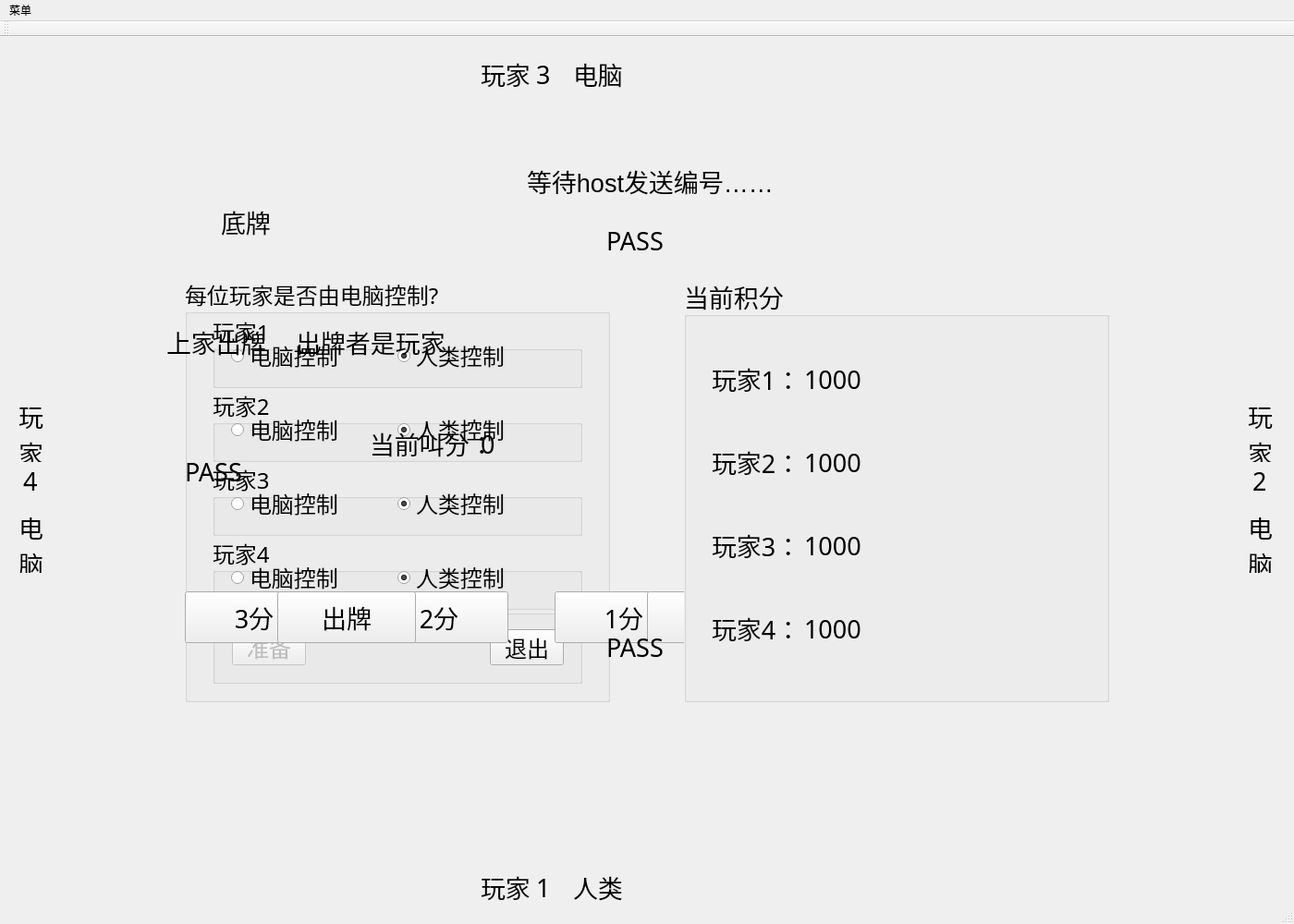
<?xml version="1.0" encoding="UTF-8"?>
<ui version="4.0">
 <class>MainWindow</class>
 <widget class="QMainWindow" name="MainWindow">
  <property name="geometry">
   <rect>
    <x>0</x>
    <y>0</y>
    <width>1400</width>
    <height>1000</height>
   </rect>
  </property>
  <property name="windowTitle">
   <string>四人斗地主</string>
  </property>
  <widget class="QWidget" name="centralWidget">
   <widget class="QGroupBox" name="groupBox_AIcontrol">
    <property name="enabled">
     <bool>true</bool>
    </property>
    <property name="geometry">
     <rect>
      <x>200</x>
      <y>260</y>
      <width>460</width>
      <height>460</height>
     </rect>
    </property>
    <property name="font">
     <font>
      <family>腾祥沁圆简-W4</family>
      <pointsize>18</pointsize>
     </font>
    </property>
    <property name="autoFillBackground">
     <bool>true</bool>
    </property>
    <property name="title">
     <string>每位玩家是否由电脑控制?</string>
    </property>
    <property name="checkable">
     <bool>false</bool>
    </property>
    <widget class="QGroupBox" name="Player1_AIcontrol">
     <property name="geometry">
      <rect>
       <x>30</x>
       <y>40</y>
       <width>400</width>
       <height>80</height>
      </rect>
     </property>
     <property name="title">
      <string>玩家1</string>
     </property>
     <widget class="QRadioButton" name="Player1_AI">
      <property name="geometry">
       <rect>
        <x>20</x>
        <y>30</y>
        <width>150</width>
        <height>30</height>
       </rect>
      </property>
      <property name="text">
       <string>电脑控制</string>
      </property>
      <property name="checked">
       <bool>false</bool>
      </property>
     </widget>
     <widget class="QRadioButton" name="Player1_human">
      <property name="geometry">
       <rect>
        <x>200</x>
        <y>30</y>
        <width>150</width>
        <height>30</height>
       </rect>
      </property>
      <property name="text">
       <string>人类控制</string>
      </property>
      <property name="checked">
       <bool>true</bool>
      </property>
     </widget>
    </widget>
    <widget class="QGroupBox" name="Player2_AIcontrol">
     <property name="geometry">
      <rect>
       <x>30</x>
       <y>120</y>
       <width>400</width>
       <height>80</height>
      </rect>
     </property>
     <property name="title">
      <string>玩家2</string>
     </property>
     <widget class="QRadioButton" name="Player2_AI">
      <property name="geometry">
       <rect>
        <x>20</x>
        <y>30</y>
        <width>150</width>
        <height>30</height>
       </rect>
      </property>
      <property name="text">
       <string>电脑控制</string>
      </property>
      <property name="checked">
       <bool>false</bool>
      </property>
     </widget>
     <widget class="QRadioButton" name="Player2_human">
      <property name="geometry">
       <rect>
        <x>200</x>
        <y>30</y>
        <width>150</width>
        <height>30</height>
       </rect>
      </property>
      <property name="text">
       <string>人类控制</string>
      </property>
      <property name="checked">
       <bool>true</bool>
      </property>
     </widget>
    </widget>
    <widget class="QGroupBox" name="Player3_AIcontrol">
     <property name="geometry">
      <rect>
       <x>30</x>
       <y>200</y>
       <width>400</width>
       <height>80</height>
      </rect>
     </property>
     <property name="title">
      <string>玩家3</string>
     </property>
     <widget class="QRadioButton" name="Player3_AI">
      <property name="geometry">
       <rect>
        <x>20</x>
        <y>30</y>
        <width>150</width>
        <height>30</height>
       </rect>
      </property>
      <property name="text">
       <string>电脑控制</string>
      </property>
      <property name="checked">
       <bool>false</bool>
      </property>
     </widget>
     <widget class="QRadioButton" name="Player3_human">
      <property name="geometry">
       <rect>
        <x>200</x>
        <y>30</y>
        <width>150</width>
        <height>30</height>
       </rect>
      </property>
      <property name="text">
       <string>人类控制</string>
      </property>
      <property name="checked">
       <bool>true</bool>
      </property>
     </widget>
    </widget>
    <widget class="QGroupBox" name="Player4_AIcontrol">
     <property name="geometry">
      <rect>
       <x>30</x>
       <y>280</y>
       <width>400</width>
       <height>80</height>
      </rect>
     </property>
     <property name="title">
      <string>玩家4</string>
     </property>
     <widget class="QRadioButton" name="Player4_AI">
      <property name="geometry">
       <rect>
        <x>20</x>
        <y>30</y>
        <width>150</width>
        <height>30</height>
       </rect>
      </property>
      <property name="text">
       <string>电脑控制</string>
      </property>
      <property name="checked">
       <bool>false</bool>
      </property>
     </widget>
     <widget class="QRadioButton" name="Player4_human">
      <property name="geometry">
       <rect>
        <x>200</x>
        <y>30</y>
        <width>150</width>
        <height>30</height>
       </rect>
      </property>
      <property name="text">
       <string>人类控制</string>
      </property>
      <property name="checked">
       <bool>true</bool>
      </property>
     </widget>
    </widget>
    <widget class="QGroupBox" name="groupBox">
     <property name="geometry">
      <rect>
       <x>30</x>
       <y>360</y>
       <width>400</width>
       <height>80</height>
      </rect>
     </property>
     <property name="title">
      <string/>
     </property>
     <widget class="QWidget" name="horizontalLayoutWidget">
      <property name="geometry">
       <rect>
        <x>10</x>
        <y>10</y>
        <width>381</width>
        <height>61</height>
       </rect>
      </property>
      <layout class="QHBoxLayout" name="horizontalLayout">
       <item>
        <widget class="QPushButton" name="ButtonConfirm">
         <property name="enabled">
          <bool>false</bool>
         </property>
         <property name="text">
          <string>准备</string>
         </property>
        </widget>
       </item>
       <item>
        <spacer name="horizontalSpacer_2">
         <property name="orientation">
          <enum>Qt::Horizontal</enum>
         </property>
         <property name="sizeHint" stdset="0">
          <size>
           <width>20</width>
           <height>20</height>
          </size>
         </property>
        </spacer>
       </item>
       <item>
        <widget class="QPushButton" name="ButtonClose">
         <property name="text">
          <string>退出</string>
         </property>
        </widget>
       </item>
      </layout>
     </widget>
    </widget>
   </widget>
   <widget class="QLabel" name="BackgroundLabel">
    <property name="geometry">
     <rect>
      <x>0</x>
      <y>0</y>
      <width>1500</width>
      <height>1200</height>
     </rect>
    </property>
    <property name="autoFillBackground">
     <bool>false</bool>
    </property>
    <property name="lineWidth">
     <number>0</number>
    </property>
    <property name="text">
     <string/>
    </property>
    <property name="pixmap">
     <pixmap resource="Resources.qrc">:/images/images/Background.png</pixmap>
    </property>
   </widget>
   <widget class="QPushButton" name="Chief3Score">
    <property name="enabled">
     <bool>true</bool>
    </property>
    <property name="geometry">
     <rect>
      <x>200</x>
      <y>600</y>
      <width>150</width>
      <height>56</height>
     </rect>
    </property>
    <property name="font">
     <font>
      <family>腾祥沁圆简-W4</family>
      <pointsize>20</pointsize>
     </font>
    </property>
    <property name="autoFillBackground">
     <bool>false</bool>
    </property>
    <property name="text">
     <string>3分</string>
    </property>
    <property name="checkable">
     <bool>false</bool>
    </property>
    <property name="flat">
     <bool>false</bool>
    </property>
   </widget>
   <widget class="QPushButton" name="Chief2Score">
    <property name="geometry">
     <rect>
      <x>400</x>
      <y>600</y>
      <width>150</width>
      <height>56</height>
     </rect>
    </property>
    <property name="font">
     <font>
      <family>腾祥沁圆简-W4</family>
      <pointsize>20</pointsize>
     </font>
    </property>
    <property name="autoFillBackground">
     <bool>false</bool>
    </property>
    <property name="text">
     <string>2分</string>
    </property>
    <property name="flat">
     <bool>false</bool>
    </property>
   </widget>
   <widget class="QPushButton" name="Chief1Score">
    <property name="enabled">
     <bool>true</bool>
    </property>
    <property name="geometry">
     <rect>
      <x>600</x>
      <y>600</y>
      <width>150</width>
      <height>56</height>
     </rect>
    </property>
    <property name="font">
     <font>
      <family>腾祥沁圆简-W4</family>
      <pointsize>20</pointsize>
     </font>
    </property>
    <property name="autoFillBackground">
     <bool>false</bool>
    </property>
    <property name="text">
     <string>1分</string>
    </property>
    <property name="checkable">
     <bool>false</bool>
    </property>
    <property name="flat">
     <bool>false</bool>
    </property>
   </widget>
   <widget class="QPushButton" name="Chief0Score">
    <property name="geometry">
     <rect>
      <x>800</x>
      <y>600</y>
      <width>150</width>
      <height>56</height>
     </rect>
    </property>
    <property name="font">
     <font>
      <family>腾祥沁圆简-W4</family>
      <pointsize>20</pointsize>
     </font>
    </property>
    <property name="autoFillBackground">
     <bool>false</bool>
    </property>
    <property name="text">
     <string>不叫</string>
    </property>
    <property name="flat">
     <bool>false</bool>
    </property>
   </widget>
   <widget class="QPushButton" name="DoNotPlay">
    <property name="geometry">
     <rect>
      <x>700</x>
      <y>600</y>
      <width>150</width>
      <height>56</height>
     </rect>
    </property>
    <property name="font">
     <font>
      <family>腾祥沁圆简-W4</family>
      <pointsize>20</pointsize>
     </font>
    </property>
    <property name="text">
     <string>不出</string>
    </property>
   </widget>
   <widget class="QLabel" name="label">
    <property name="geometry">
     <rect>
      <x>239</x>
      <y>159</y>
      <width>71</width>
      <height>81</height>
     </rect>
    </property>
    <property name="font">
     <font>
      <family>腾祥沁圆简-W4</family>
      <pointsize>20</pointsize>
     </font>
    </property>
    <property name="text">
     <string>底牌</string>
    </property>
   </widget>
   <widget class="QLabel" name="label2">
    <property name="geometry">
     <rect>
      <x>180</x>
      <y>290</y>
      <width>120</width>
      <height>80</height>
     </rect>
    </property>
    <property name="font">
     <font>
      <family>腾祥沁圆简-W4</family>
      <pointsize>20</pointsize>
     </font>
    </property>
    <property name="text">
     <string>上家出牌</string>
    </property>
   </widget>
   <widget class="QLabel" name="label3">
    <property name="geometry">
     <rect>
      <x>320</x>
      <y>290</y>
      <width>180</width>
      <height>80</height>
     </rect>
    </property>
    <property name="font">
     <font>
      <family>腾祥沁圆简-W4</family>
      <pointsize>20</pointsize>
     </font>
    </property>
    <property name="text">
     <string>出牌者是玩家</string>
    </property>
   </widget>
   <widget class="QLabel" name="label4">
    <property name="geometry">
     <rect>
      <x>500</x>
      <y>290</y>
      <width>20</width>
      <height>80</height>
     </rect>
    </property>
    <property name="font">
     <font>
      <family>腾祥沁圆简-W4</family>
      <pointsize>20</pointsize>
     </font>
    </property>
    <property name="text">
     <string/>
    </property>
   </widget>
   <widget class="QPushButton" name="Play">
    <property name="geometry">
     <rect>
      <x>300</x>
      <y>600</y>
      <width>150</width>
      <height>56</height>
     </rect>
    </property>
    <property name="font">
     <font>
      <family>腾祥沁圆简-W4</family>
      <pointsize>20</pointsize>
     </font>
    </property>
    <property name="text">
     <string>出牌</string>
    </property>
   </widget>
   <widget class="QLabel" name="label4_2">
    <property name="geometry">
     <rect>
      <x>400</x>
      <y>400</y>
      <width>180</width>
      <height>80</height>
     </rect>
    </property>
    <property name="font">
     <font>
      <family>腾祥沁圆简-W4</family>
      <pointsize>20</pointsize>
     </font>
    </property>
    <property name="text">
     <string>当前叫分：</string>
    </property>
   </widget>
   <widget class="QLabel" name="label4_3">
    <property name="geometry">
     <rect>
      <x>520</x>
      <y>400</y>
      <width>20</width>
      <height>80</height>
     </rect>
    </property>
    <property name="font">
     <font>
      <family>腾祥沁圆简-W4</family>
      <pointsize>20</pointsize>
     </font>
    </property>
    <property name="text">
     <string>0</string>
    </property>
   </widget>
   <widget class="QLabel" name="Playerseat0">
    <property name="geometry">
     <rect>
      <x>520</x>
      <y>900</y>
      <width>60</width>
      <height>40</height>
     </rect>
    </property>
    <property name="font">
     <font>
      <family>腾祥沁圆简-W4</family>
      <pointsize>20</pointsize>
     </font>
    </property>
    <property name="text">
     <string>玩家</string>
    </property>
   </widget>
   <widget class="QLabel" name="Playerseat0_NUM">
    <property name="geometry">
     <rect>
      <x>580</x>
      <y>900</y>
      <width>20</width>
      <height>40</height>
     </rect>
    </property>
    <property name="font">
     <font>
      <family>腾祥沁圆简-W4</family>
      <pointsize>20</pointsize>
     </font>
    </property>
    <property name="text">
     <string>1</string>
    </property>
   </widget>
   <widget class="QLabel" name="Playerseat0Control">
    <property name="geometry">
     <rect>
      <x>620</x>
      <y>900</y>
      <width>80</width>
      <height>40</height>
     </rect>
    </property>
    <property name="font">
     <font>
      <family>腾祥沁圆简-W4</family>
      <pointsize>20</pointsize>
     </font>
    </property>
    <property name="text">
     <string>人类</string>
    </property>
   </widget>
   <widget class="QLabel" name="Playerseat2_NUM">
    <property name="geometry">
     <rect>
      <x>580</x>
      <y>20</y>
      <width>20</width>
      <height>40</height>
     </rect>
    </property>
    <property name="font">
     <font>
      <family>腾祥沁圆简-W4</family>
      <pointsize>20</pointsize>
     </font>
    </property>
    <property name="text">
     <string>3</string>
    </property>
   </widget>
   <widget class="QLabel" name="Playerseat2">
    <property name="geometry">
     <rect>
      <x>520</x>
      <y>20</y>
      <width>60</width>
      <height>40</height>
     </rect>
    </property>
    <property name="font">
     <font>
      <family>腾祥沁圆简-W4</family>
      <pointsize>20</pointsize>
     </font>
    </property>
    <property name="text">
     <string>玩家</string>
    </property>
   </widget>
   <widget class="QLabel" name="Playerseat2Control">
    <property name="geometry">
     <rect>
      <x>620</x>
      <y>20</y>
      <width>80</width>
      <height>40</height>
     </rect>
    </property>
    <property name="font">
     <font>
      <family>腾祥沁圆简-W4</family>
      <pointsize>20</pointsize>
     </font>
    </property>
    <property name="text">
     <string>电脑</string>
    </property>
   </widget>
   <widget class="QLabel" name="Playerseat1">
    <property name="geometry">
     <rect>
      <x>1350</x>
      <y>400</y>
      <width>30</width>
      <height>60</height>
     </rect>
    </property>
    <property name="font">
     <font>
      <family>腾祥沁圆简-W4</family>
      <pointsize>20</pointsize>
     </font>
    </property>
    <property name="text">
     <string>玩
家</string>
    </property>
   </widget>
   <widget class="QLabel" name="Playerseat1_NUM">
    <property name="geometry">
     <rect>
      <x>1355</x>
      <y>460</y>
      <width>20</width>
      <height>40</height>
     </rect>
    </property>
    <property name="font">
     <font>
      <family>腾祥沁圆简-W4</family>
      <pointsize>20</pointsize>
     </font>
    </property>
    <property name="text">
     <string>2</string>
    </property>
   </widget>
   <widget class="QLabel" name="Playerseat1Control">
    <property name="geometry">
     <rect>
      <x>1350</x>
      <y>520</y>
      <width>30</width>
      <height>60</height>
     </rect>
    </property>
    <property name="font">
     <font>
      <family>腾祥沁圆简-W4</family>
      <pointsize>20</pointsize>
     </font>
    </property>
    <property name="text">
     <string>电
脑</string>
    </property>
   </widget>
   <widget class="QLabel" name="Playerseat3Control">
    <property name="geometry">
     <rect>
      <x>20</x>
      <y>520</y>
      <width>30</width>
      <height>60</height>
     </rect>
    </property>
    <property name="font">
     <font>
      <family>腾祥沁圆简-W4</family>
      <pointsize>20</pointsize>
     </font>
    </property>
    <property name="text">
     <string>电
脑</string>
    </property>
   </widget>
   <widget class="QLabel" name="Playerseat3_NUM">
    <property name="geometry">
     <rect>
      <x>25</x>
      <y>460</y>
      <width>20</width>
      <height>40</height>
     </rect>
    </property>
    <property name="font">
     <font>
      <family>腾祥沁圆简-W4</family>
      <pointsize>20</pointsize>
     </font>
    </property>
    <property name="text">
     <string>4</string>
    </property>
   </widget>
   <widget class="QLabel" name="Playerseat3">
    <property name="geometry">
     <rect>
      <x>20</x>
      <y>400</y>
      <width>30</width>
      <height>60</height>
     </rect>
    </property>
    <property name="font">
     <font>
      <family>腾祥沁圆简-W4</family>
      <pointsize>20</pointsize>
     </font>
    </property>
    <property name="text">
     <string>玩
家</string>
    </property>
   </widget>
   <widget class="QLabel" name="Head0">
    <property name="geometry">
     <rect>
      <x>710</x>
      <y>870</y>
      <width>76</width>
      <height>72</height>
     </rect>
    </property>
    <property name="text">
     <string/>
    </property>
    <property name="pixmap">
     <pixmap resource="Resources.qrc">:/images/images/Farmer.png</pixmap>
    </property>
   </widget>
   <widget class="QLabel" name="Head1">
    <property name="geometry">
     <rect>
      <x>1320</x>
      <y>610</y>
      <width>76</width>
      <height>72</height>
     </rect>
    </property>
    <property name="text">
     <string/>
    </property>
    <property name="pixmap">
     <pixmap resource="Resources.qrc">:/images/images/Farmer.png</pixmap>
    </property>
   </widget>
   <widget class="QLabel" name="Head3">
    <property name="geometry">
     <rect>
      <x>0</x>
      <y>600</y>
      <width>76</width>
      <height>72</height>
     </rect>
    </property>
    <property name="text">
     <string/>
    </property>
    <property name="pixmap">
     <pixmap resource="Resources.qrc">:/images/images/Farmer.png</pixmap>
    </property>
   </widget>
   <widget class="QLabel" name="Head2">
    <property name="geometry">
     <rect>
      <x>710</x>
      <y>10</y>
      <width>76</width>
      <height>72</height>
     </rect>
    </property>
    <property name="text">
     <string/>
    </property>
    <property name="pixmap">
     <pixmap resource="Resources.qrc">:/images/images/Farmer.png</pixmap>
    </property>
   </widget>
   <widget class="QLabel" name="PASS0">
    <property name="geometry">
     <rect>
      <x>656</x>
      <y>640</y>
      <width>88</width>
      <height>40</height>
     </rect>
    </property>
    <property name="font">
     <font>
      <family>腾祥沁圆简-W4</family>
      <pointsize>20</pointsize>
     </font>
    </property>
    <property name="text">
     <string>PASS</string>
    </property>
   </widget>
   <widget class="QLabel" name="PASS2">
    <property name="geometry">
     <rect>
      <x>656</x>
      <y>200</y>
      <width>88</width>
      <height>40</height>
     </rect>
    </property>
    <property name="font">
     <font>
      <family>腾祥沁圆简-W4</family>
      <pointsize>20</pointsize>
     </font>
    </property>
    <property name="text">
     <string>PASS</string>
    </property>
   </widget>
   <widget class="QLabel" name="PASS3">
    <property name="geometry">
     <rect>
      <x>200</x>
      <y>450</y>
      <width>88</width>
      <height>40</height>
     </rect>
    </property>
    <property name="font">
     <font>
      <family>腾祥沁圆简-W4</family>
      <pointsize>20</pointsize>
     </font>
    </property>
    <property name="text">
     <string>PASS</string>
    </property>
   </widget>
   <widget class="QLabel" name="PASS1">
    <property name="geometry">
     <rect>
      <x>1130</x>
      <y>450</y>
      <width>88</width>
      <height>40</height>
     </rect>
    </property>
    <property name="font">
     <font>
      <family>腾祥沁圆简-W4</family>
      <pointsize>20</pointsize>
     </font>
    </property>
    <property name="text">
     <string>PASS</string>
    </property>
   </widget>
   <widget class="QGroupBox" name="groupBox_2">
    <property name="geometry">
     <rect>
      <x>740</x>
      <y>260</y>
      <width>460</width>
      <height>460</height>
     </rect>
    </property>
    <property name="font">
     <font>
      <family>腾祥沁圆简-W4</family>
      <pointsize>20</pointsize>
     </font>
    </property>
    <property name="autoFillBackground">
     <bool>true</bool>
    </property>
    <property name="title">
     <string>当前积分</string>
    </property>
    <property name="flat">
     <bool>false</bool>
    </property>
    <widget class="QLabel" name="Player1Label2">
     <property name="geometry">
      <rect>
       <x>30</x>
       <y>90</y>
       <width>100</width>
       <height>40</height>
      </rect>
     </property>
     <property name="text">
      <string>玩家1：</string>
     </property>
    </widget>
    <widget class="QLabel" name="Player1LabelScore">
     <property name="geometry">
      <rect>
       <x>130</x>
       <y>90</y>
       <width>300</width>
       <height>40</height>
      </rect>
     </property>
     <property name="text">
      <string>1000</string>
     </property>
    </widget>
    <widget class="QLabel" name="Player2Label2">
     <property name="geometry">
      <rect>
       <x>30</x>
       <y>180</y>
       <width>100</width>
       <height>40</height>
      </rect>
     </property>
     <property name="text">
      <string>玩家2：</string>
     </property>
    </widget>
    <widget class="QLabel" name="Player2LabelScore">
     <property name="geometry">
      <rect>
       <x>130</x>
       <y>180</y>
       <width>300</width>
       <height>40</height>
      </rect>
     </property>
     <property name="text">
      <string>1000</string>
     </property>
    </widget>
    <widget class="QLabel" name="Player3Label2">
     <property name="geometry">
      <rect>
       <x>30</x>
       <y>270</y>
       <width>100</width>
       <height>40</height>
      </rect>
     </property>
     <property name="text">
      <string>玩家3：</string>
     </property>
    </widget>
    <widget class="QLabel" name="Player3LabelScore">
     <property name="geometry">
      <rect>
       <x>130</x>
       <y>270</y>
       <width>300</width>
       <height>40</height>
      </rect>
     </property>
     <property name="text">
      <string>1000</string>
     </property>
    </widget>
    <widget class="QLabel" name="Player4Label2">
     <property name="geometry">
      <rect>
       <x>30</x>
       <y>360</y>
       <width>100</width>
       <height>40</height>
      </rect>
     </property>
     <property name="text">
      <string>玩家4：</string>
     </property>
    </widget>
    <widget class="QLabel" name="Player4LabelScore">
     <property name="geometry">
      <rect>
       <x>130</x>
       <y>360</y>
       <width>300</width>
       <height>40</height>
      </rect>
     </property>
     <property name="text">
      <string>1000</string>
     </property>
    </widget>
   </widget>
   <widget class="QLabel" name="StatusNum">
    <property name="geometry">
     <rect>
      <x>570</x>
      <y>130</y>
      <width>281</width>
      <height>51</height>
     </rect>
    </property>
    <property name="font">
     <font>
      <pointsize>20</pointsize>
     </font>
    </property>
    <property name="text">
     <string>等待host发送编号……</string>
    </property>
   </widget>
   <zorder>BackgroundLabel</zorder>
   <zorder>groupBox_AIcontrol</zorder>
   <zorder>Chief3Score</zorder>
   <zorder>Chief2Score</zorder>
   <zorder>Chief1Score</zorder>
   <zorder>Chief0Score</zorder>
   <zorder>DoNotPlay</zorder>
   <zorder>label</zorder>
   <zorder>label2</zorder>
   <zorder>label3</zorder>
   <zorder>label4</zorder>
   <zorder>Play</zorder>
   <zorder>label4_2</zorder>
   <zorder>label4_3</zorder>
   <zorder>Playerseat0</zorder>
   <zorder>Playerseat0_NUM</zorder>
   <zorder>Playerseat0Control</zorder>
   <zorder>Playerseat2_NUM</zorder>
   <zorder>Playerseat2</zorder>
   <zorder>Playerseat2Control</zorder>
   <zorder>Playerseat1</zorder>
   <zorder>Playerseat1_NUM</zorder>
   <zorder>Playerseat1Control</zorder>
   <zorder>Playerseat3Control</zorder>
   <zorder>Playerseat3_NUM</zorder>
   <zorder>Playerseat3</zorder>
   <zorder>Head0</zorder>
   <zorder>Head1</zorder>
   <zorder>Head3</zorder>
   <zorder>Head2</zorder>
   <zorder>PASS0</zorder>
   <zorder>PASS2</zorder>
   <zorder>PASS3</zorder>
   <zorder>PASS1</zorder>
   <zorder>groupBox_2</zorder>
   <zorder>StatusNum</zorder>
  </widget>
  <widget class="QMenuBar" name="menuBar">
   <property name="geometry">
    <rect>
     <x>0</x>
     <y>0</y>
     <width>1400</width>
     <height>22</height>
    </rect>
   </property>
   <widget class="QMenu" name="menu">
    <property name="title">
     <string>菜单</string>
    </property>
    <addaction name="separator"/>
    <addaction name="MenuExit"/>
   </widget>
   <addaction name="menu"/>
  </widget>
  <widget class="QToolBar" name="mainToolBar">
   <attribute name="toolBarArea">
    <enum>TopToolBarArea</enum>
   </attribute>
   <attribute name="toolBarBreak">
    <bool>false</bool>
   </attribute>
  </widget>
  <widget class="QStatusBar" name="statusBar"/>
  <action name="MenuExit">
   <property name="text">
    <string>退出</string>
   </property>
  </action>
 </widget>
 <layoutdefault spacing="6" margin="11"/>
 <resources>
  <include location="Resources.qrc"/>
 </resources>
 <connections>
  <connection>
   <sender>MenuExit</sender>
   <signal>triggered()</signal>
   <receiver>MainWindow</receiver>
   <slot>close()</slot>
   <hints>
    <hint type="sourcelabel">
     <x>-1</x>
     <y>-1</y>
    </hint>
    <hint type="destinationlabel">
     <x>399</x>
     <y>299</y>
    </hint>
   </hints>
  </connection>
  <connection>
   <sender>ButtonClose</sender>
   <signal>clicked()</signal>
   <receiver>MainWindow</receiver>
   <slot>close()</slot>
   <hints>
    <hint type="sourcelabel">
     <x>552</x>
     <y>505</y>
    </hint>
    <hint type="destinationlabel">
     <x>414</x>
     <y>314</y>
    </hint>
   </hints>
  </connection>
 </connections>
</ui>
